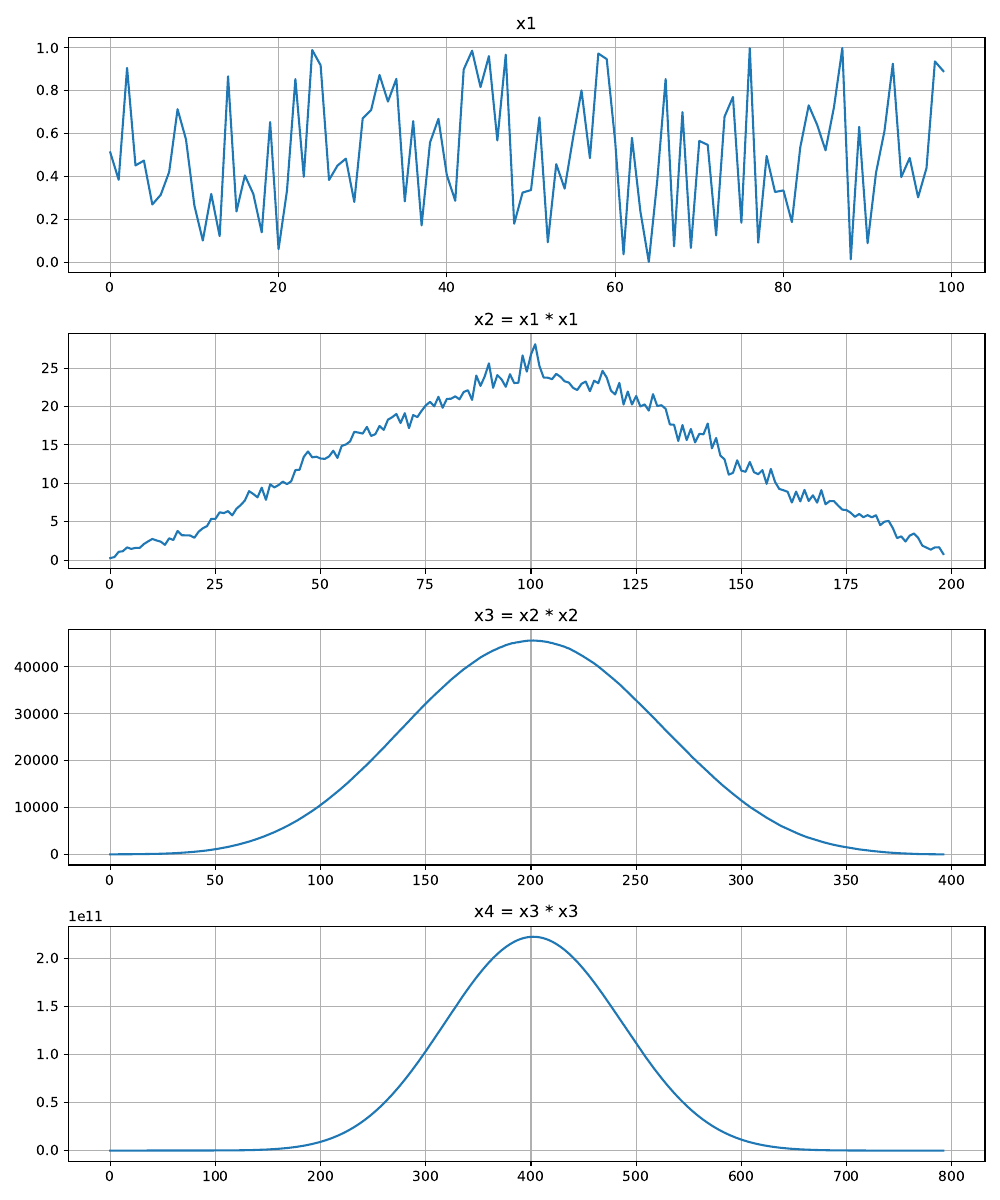

The Python source for this figure:
import numpy as np
import matplotlib.pyplot as plt

N = 100
x = np.random.rand(N)

x1 = x
x2 = np.convolve(x1, x1)
x3 = np.convolve(x2, x2)
x4 = np.convolve(x3, x3)

fig, axes = plt.subplots(4, 1, figsize=(10, 12))

axes[0].plot(x1)
axes[0].set_title('x1')
axes[0].grid(True)

axes[1].plot(x2)
axes[1].set_title('x2 = x1 * x1')
axes[1].grid(True)

axes[2].plot(x3)
axes[2].set_title('x3 = x2 * x2')
axes[2].grid(True)

axes[3].plot(x4)
axes[3].set_title('x4 = x3 * x3')
axes[3].grid(True)

plt.tight_layout()
plt.savefig('ex2.pdf')
plt.show()
